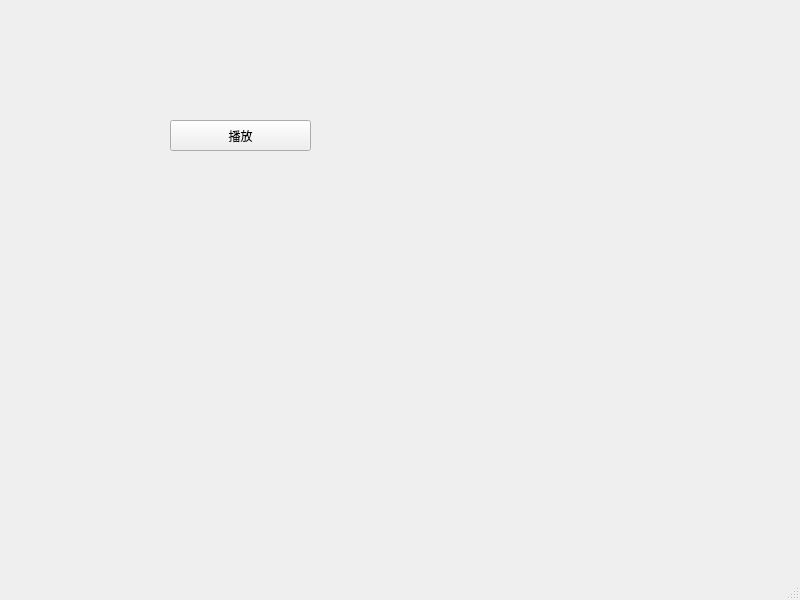
<?xml version="1.0" encoding="UTF-8"?>
<ui version="4.0">
 <class>MainWindow</class>
 <widget class="QMainWindow" name="MainWindow">
  <property name="geometry">
   <rect>
    <x>0</x>
    <y>0</y>
    <width>800</width>
    <height>600</height>
   </rect>
  </property>
  <property name="windowTitle">
   <string>MainWindow</string>
  </property>
  <widget class="QWidget" name="centralwidget">
   <widget class="QPushButton" name="pushButton">
    <property name="geometry">
     <rect>
      <x>170</x>
      <y>120</y>
      <width>141</width>
      <height>31</height>
     </rect>
    </property>
    <property name="text">
     <string>播放</string>
    </property>
   </widget>
  </widget>
  <widget class="QMenuBar" name="menubar">
   <property name="geometry">
    <rect>
     <x>0</x>
     <y>0</y>
     <width>800</width>
     <height>17</height>
    </rect>
   </property>
  </widget>
  <widget class="QStatusBar" name="statusbar"/>
 </widget>
 <resources/>
 <connections/>
</ui>
